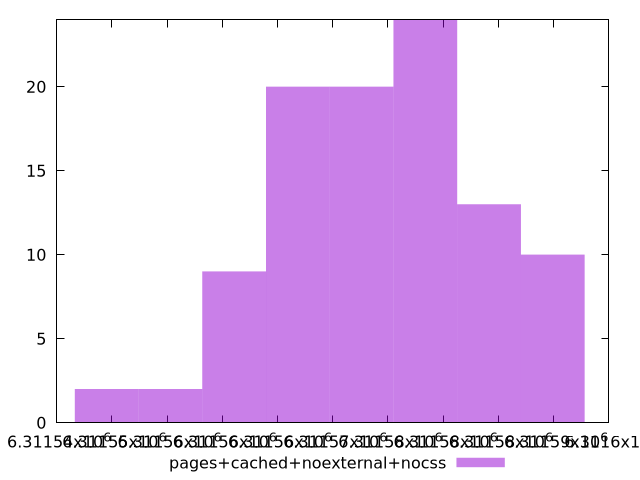

Recreate this plot in gnuplot.
$_pagesCachedNoexternalNocss <<EOF
6311578.3812962165 24
6311589.919988943 10
6311572.611949853 20
6311584.150642579 13
6311566.84260349 20
6311561.073257126 9
6311549.534564399 2
6311555.303910763 2
EOF
set key outside below
set terminal pngcairo
set output "report_00006_2020-11-02T20-21-41.718Z/total-byte-weight/pages+cached+noexternal+nocss//raw_hist.png"
set yrange [0:24]
set boxwidth 5.769346363337903
set style fill transparent solid 0.5 noborder
plot $_pagesCachedNoexternalNocss title "pages+cached+noexternal+nocss" with boxes ,
